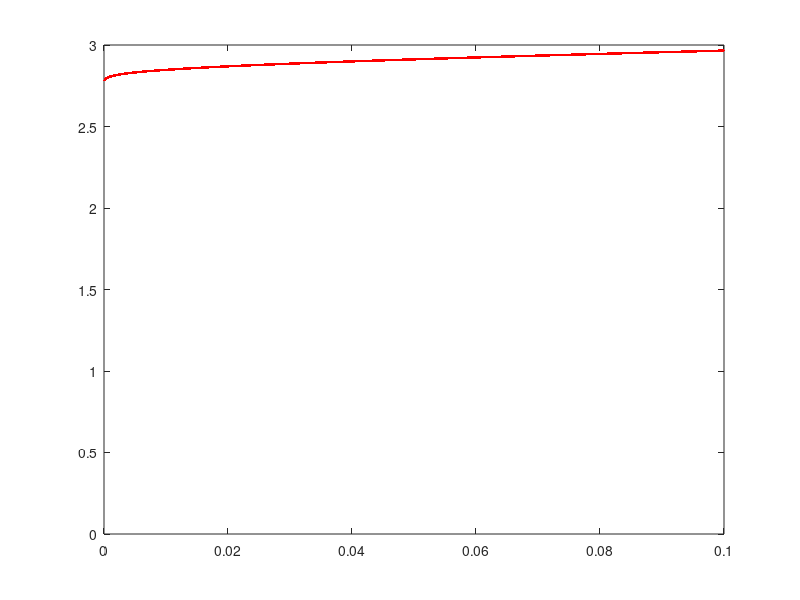

Write the MATLAB code that produced this figure.
x=1;
d=0.000000001;
while x>d
    x=x/10;
    y=(x-sin(x))^(1/log(tan(x)-x));
    fprintf('x=%.8f y=%.8f\n',x,y);
end
x=0.1;
a=[x,x^(2/log(x))];
d=0.0001;
while x>0
    plot(a(1),a(2),'r.');
    axis([0,0.1,0,3]) 
    x=x-d;
    y=(x-sin(x))^(1/log(tan(x)-x));
    a=[x,y];
    hold on;
end
